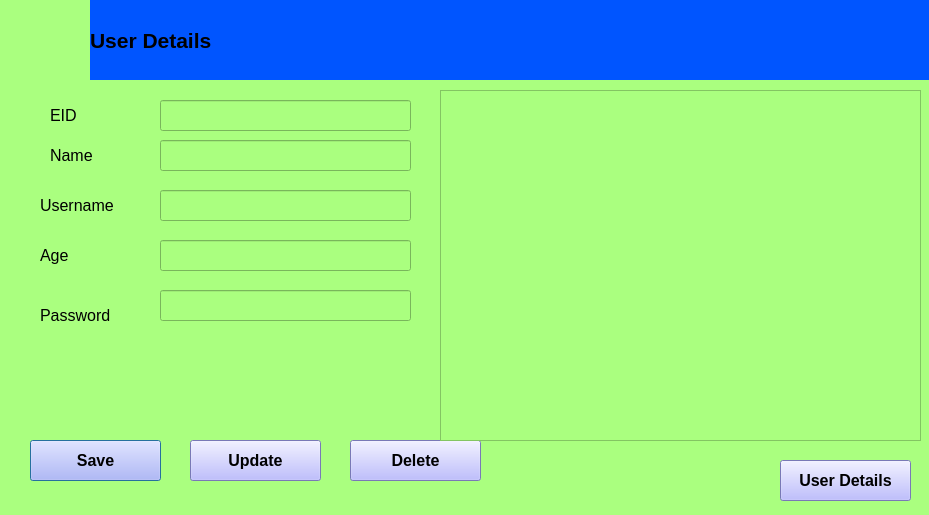
<?xml version="1.0" encoding="UTF-8"?>
<ui version="4.0">
 <class>Users</class>
 <widget class="QDialog" name="Users">
  <property name="geometry">
   <rect>
    <x>0</x>
    <y>0</y>
    <width>929</width>
    <height>515</height>
   </rect>
  </property>
  <property name="windowTitle">
   <string>Stock Management system</string>
  </property>
  <property name="windowIcon">
   <iconset resource="src.qrc">
    <normaloff>:/new/prefix1/301-x-251-png-3kb-inventory-control-icon-.png</normaloff>:/new/prefix1/301-x-251-png-3kb-inventory-control-icon-.png</iconset>
  </property>
  <property name="styleSheet">
   <string notr="true">background-color: rgb(170, 255, 127);</string>
  </property>
  <widget class="QLineEdit" name="lineEdit_eid">
   <property name="geometry">
    <rect>
     <x>160</x>
     <y>100</y>
     <width>251</width>
     <height>31</height>
    </rect>
   </property>
  </widget>
  <widget class="QLineEdit" name="lineEdit_name">
   <property name="geometry">
    <rect>
     <x>160</x>
     <y>140</y>
     <width>251</width>
     <height>31</height>
    </rect>
   </property>
  </widget>
  <widget class="QLabel" name="lbleid">
   <property name="geometry">
    <rect>
     <x>50</x>
     <y>100</y>
     <width>81</width>
     <height>31</height>
    </rect>
   </property>
   <property name="text">
    <string>&lt;html&gt;&lt;head/&gt;&lt;body&gt;&lt;p&gt;&lt;span style=&quot; font-size:12pt;&quot;&gt;EID&lt;/span&gt;&lt;/p&gt;&lt;/body&gt;&lt;/html&gt;</string>
   </property>
  </widget>
  <widget class="QPushButton" name="btnsave">
   <property name="geometry">
    <rect>
     <x>30</x>
     <y>440</y>
     <width>131</width>
     <height>41</height>
    </rect>
   </property>
   <property name="font">
    <font>
     <family>Arial</family>
     <pointsize>12</pointsize>
     <weight>75</weight>
     <italic>false</italic>
     <bold>true</bold>
    </font>
   </property>
   <property name="styleSheet">
    <string notr="true">background-color: rgb(170, 170, 255);
border-color: qlineargradient(spread:pad, x1:0, y1:0, x2:1, y2:0, stop:0 rgba(0, 0, 0, 255), stop:1 rgba(255, 255, 255, 255));</string>
   </property>
   <property name="text">
    <string>Save</string>
   </property>
  </widget>
  <widget class="QPushButton" name="btnload">
   <property name="geometry">
    <rect>
     <x>780</x>
     <y>460</y>
     <width>131</width>
     <height>41</height>
    </rect>
   </property>
   <property name="font">
    <font>
     <family>Arial</family>
     <pointsize>12</pointsize>
     <weight>75</weight>
     <italic>false</italic>
     <bold>true</bold>
    </font>
   </property>
   <property name="styleSheet">
    <string notr="true">background-color: rgb(170, 170, 255);
border-color: qlineargradient(spread:pad, x1:0, y1:0, x2:1, y2:0, stop:0 rgba(0, 0, 0, 255), stop:1 rgba(255, 255, 255, 255));</string>
   </property>
   <property name="text">
    <string>User Details</string>
   </property>
  </widget>
  <widget class="QLabel" name="lblname">
   <property name="geometry">
    <rect>
     <x>50</x>
     <y>140</y>
     <width>61</width>
     <height>31</height>
    </rect>
   </property>
   <property name="text">
    <string>&lt;html&gt;&lt;head/&gt;&lt;body&gt;&lt;p&gt;&lt;span style=&quot; font-size:12pt;&quot;&gt;Name&lt;/span&gt;&lt;/p&gt;&lt;/body&gt;&lt;/html&gt;</string>
   </property>
  </widget>
  <widget class="QPushButton" name="btndelete">
   <property name="geometry">
    <rect>
     <x>350</x>
     <y>440</y>
     <width>131</width>
     <height>41</height>
    </rect>
   </property>
   <property name="font">
    <font>
     <family>Arial</family>
     <pointsize>12</pointsize>
     <weight>75</weight>
     <italic>false</italic>
     <bold>true</bold>
    </font>
   </property>
   <property name="styleSheet">
    <string notr="true">background-color: rgb(170, 170, 255);
border-color: qlineargradient(spread:pad, x1:0, y1:0, x2:1, y2:0, stop:0 rgba(0, 0, 0, 255), stop:1 rgba(255, 255, 255, 255));</string>
   </property>
   <property name="text">
    <string>Delete</string>
   </property>
  </widget>
  <widget class="QTableView" name="tableView">
   <property name="geometry">
    <rect>
     <x>440</x>
     <y>90</y>
     <width>481</width>
     <height>351</height>
    </rect>
   </property>
  </widget>
  <widget class="QLabel" name="lblage">
   <property name="geometry">
    <rect>
     <x>40</x>
     <y>240</y>
     <width>51</width>
     <height>31</height>
    </rect>
   </property>
   <property name="text">
    <string>&lt;html&gt;&lt;head/&gt;&lt;body&gt;&lt;p&gt;&lt;span style=&quot; font-size:12pt;&quot;&gt;Age&lt;/span&gt;&lt;/p&gt;&lt;/body&gt;&lt;/html&gt;</string>
   </property>
  </widget>
  <widget class="QLineEdit" name="lineEdit_age">
   <property name="geometry">
    <rect>
     <x>160</x>
     <y>240</y>
     <width>251</width>
     <height>31</height>
    </rect>
   </property>
  </widget>
  <widget class="QPushButton" name="btnupdate">
   <property name="geometry">
    <rect>
     <x>190</x>
     <y>440</y>
     <width>131</width>
     <height>41</height>
    </rect>
   </property>
   <property name="font">
    <font>
     <family>Arial</family>
     <pointsize>12</pointsize>
     <weight>75</weight>
     <italic>false</italic>
     <bold>true</bold>
    </font>
   </property>
   <property name="styleSheet">
    <string notr="true">background-color: rgb(170, 170, 255);
border-color: qlineargradient(spread:pad, x1:0, y1:0, x2:1, y2:0, stop:0 rgba(0, 0, 0, 255), stop:1 rgba(255, 255, 255, 255));</string>
   </property>
   <property name="text">
    <string>Update</string>
   </property>
  </widget>
  <widget class="QLabel" name="lblusername">
   <property name="geometry">
    <rect>
     <x>40</x>
     <y>190</y>
     <width>91</width>
     <height>31</height>
    </rect>
   </property>
   <property name="text">
    <string>&lt;html&gt;&lt;head/&gt;&lt;body&gt;&lt;p&gt;&lt;span style=&quot; font-size:12pt;&quot;&gt;Username&lt;/span&gt;&lt;/p&gt;&lt;/body&gt;&lt;/html&gt;</string>
   </property>
  </widget>
  <widget class="QLabel" name="lblpassword">
   <property name="geometry">
    <rect>
     <x>40</x>
     <y>300</y>
     <width>101</width>
     <height>31</height>
    </rect>
   </property>
   <property name="text">
    <string>&lt;html&gt;&lt;head/&gt;&lt;body&gt;&lt;p&gt;&lt;span style=&quot; font-size:12pt;&quot;&gt;Password&lt;/span&gt;&lt;/p&gt;&lt;/body&gt;&lt;/html&gt;</string>
   </property>
  </widget>
  <widget class="QLineEdit" name="lineEdit_username">
   <property name="geometry">
    <rect>
     <x>160</x>
     <y>190</y>
     <width>251</width>
     <height>31</height>
    </rect>
   </property>
  </widget>
  <widget class="QLineEdit" name="lineEdit_password">
   <property name="geometry">
    <rect>
     <x>160</x>
     <y>290</y>
     <width>251</width>
     <height>31</height>
    </rect>
   </property>
  </widget>
  <widget class="QFrame" name="frame">
   <property name="geometry">
    <rect>
     <x>0</x>
     <y>0</y>
     <width>931</width>
     <height>80</height>
    </rect>
   </property>
   <property name="frameShape">
    <enum>QFrame::StyledPanel</enum>
   </property>
   <property name="frameShadow">
    <enum>QFrame::Raised</enum>
   </property>
   <widget class="QLabel" name="label_10">
    <property name="geometry">
     <rect>
      <x>0</x>
      <y>0</y>
      <width>91</width>
      <height>81</height>
     </rect>
    </property>
    <property name="styleSheet">
     <string notr="true">image: url(:/new/prefix1/users.png);</string>
    </property>
    <property name="text">
     <string>&lt;html&gt;&lt;head/&gt;&lt;body&gt;&lt;p&gt;&lt;br/&gt;&lt;/p&gt;&lt;/body&gt;&lt;/html&gt;</string>
    </property>
   </widget>
   <widget class="QLabel" name="label_9">
    <property name="geometry">
     <rect>
      <x>90</x>
      <y>0</y>
      <width>841</width>
      <height>81</height>
     </rect>
    </property>
    <property name="styleSheet">
     <string notr="true">background-color: rgb(0, 85, 255);</string>
    </property>
    <property name="text">
     <string>&lt;html&gt;&lt;head/&gt;&lt;body&gt;&lt;p&gt;&lt;span style=&quot; font-size:16pt; font-weight:600;&quot;&gt;User Details&lt;/span&gt;&lt;/p&gt;&lt;/body&gt;&lt;/html&gt;</string>
    </property>
   </widget>
  </widget>
  <zorder>btnload</zorder>
  <zorder>lineEdit_eid</zorder>
  <zorder>lineEdit_name</zorder>
  <zorder>lbleid</zorder>
  <zorder>btnsave</zorder>
  <zorder>lblname</zorder>
  <zorder>btndelete</zorder>
  <zorder>tableView</zorder>
  <zorder>lblage</zorder>
  <zorder>lineEdit_age</zorder>
  <zorder>btnupdate</zorder>
  <zorder>lblusername</zorder>
  <zorder>lblpassword</zorder>
  <zorder>lineEdit_username</zorder>
  <zorder>lineEdit_password</zorder>
  <zorder>frame</zorder>
 </widget>
 <resources>
  <include location="src.qrc"/>
 </resources>
 <connections/>
</ui>
